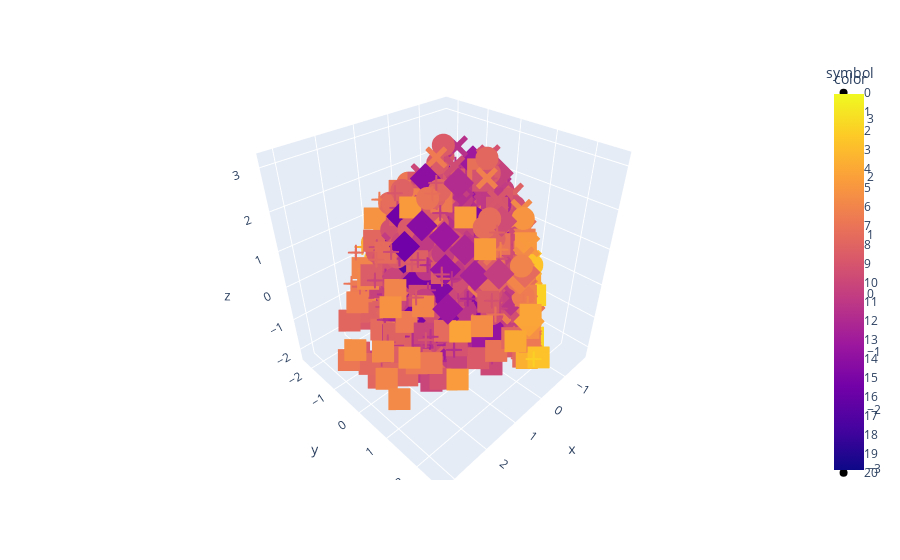

Write notebook code for a chart like this one.
### Code cell
# add a 4D PCA using plotly (colors and symbols)

fig = px.scatter_3d(x=X_pca[:, 0], y=X_pca[:, 1], z=X_pca[:, 2], color=X_pca[:, 3], symbol=y)
fig.show()
